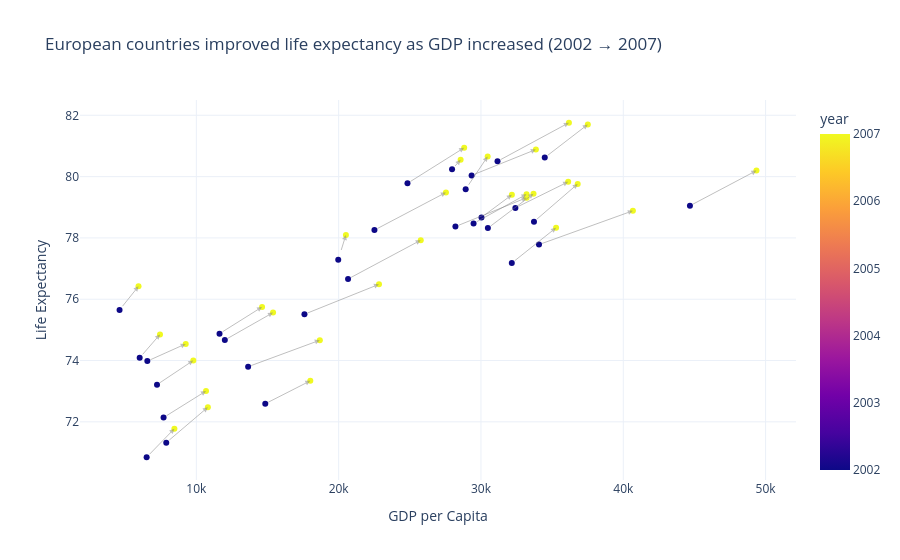

The cell this chart's notebook holds for it:
### Code cell
continent_choice = "Europe"
task1_df = df.loc[
    (df["continent"] == continent_choice) &
    (df["year"].isin([2002, 2007]))
]


fig1 = px.scatter(
    task1_df,
    x="gdpPercap",
    y="lifeExp",
    color="year",
    hover_name="country",
    title="European countries improved life expectancy as GDP increased (2002 → 2007)",
    color_discrete_sequence=["#4C78A8", "#F58518"]
)

for country in task1_df["country"].unique():

    country_df = (
        task1_df.loc[task1_df["country"] == country]
        .sort_values("year")
    )

    if len(country_df) == 2:

        fig1.add_annotation(
            x=country_df.iloc[1]["gdpPercap"],
            y=country_df.iloc[1]["lifeExp"],
            ax=country_df.iloc[0]["gdpPercap"],
            ay=country_df.iloc[0]["lifeExp"],
            xref="x",
            yref="y",
            axref="x",
            ayref="y",
            showarrow=True,
            arrowhead=2,
            arrowwidth=1,
            arrowcolor="gray",
            opacity=0.5
        )

fig1.update_layout(
    template="plotly_white",
    xaxis_title="GDP per Capita",
    yaxis_title="Life Expectancy"
)

fig1.show()

### Figure 1 — Plotly figure (JSON) as saved in the notebook; plotly's stock layout.template omitted (floating-point values rounded to 4 significant figures)
{"data": [{"hovertemplate": "<b>%{hovertext}</b><br><br>gdpPercap=%{x}<br>lifeExp=%{y}<br>year=%{marker.color}<extra></extra>", "hovertext": ["Albania", "Albania", "Austria", "Austria", "Belgium", "Belgium", "Bosnia and Herzegovina", "Bosnia and Herzegovina", "Bulgaria", "Bulgaria", "Croatia", "Croatia", "Czech Republic", "Czech Republic", "Denmark", "Denmark", "Finland", "Finland", "France", "France", "Germany", "Germany", "Greece", "Greece", "Hungary", "Hungary", "Iceland", "Iceland", "Ireland", "Ireland", "Italy", "Italy", "Montenegro", "Montenegro", "Netherlands", "Netherlands", "Norway", "Norway", "Poland", "Poland", "Portugal", "Portugal", "Romania", "Romania", "Serbia", "Serbia", "Slovak Republic", "Slovak Republic", "Slovenia", "Slovenia", "Spain", "Spain", "Sweden", "Sweden", "Switzerland", "Switzerland", "Turkey", "Turkey", "United Kingdom", "United Kingdom"], "legendgroup": "", "marker": {"color": [2002, 2007, 2002, 2007, 2002, 2007, 2002, 2007, 2002, 2007, 2002, 2007, 2002, 2007, 2002, 2007, 2002, 2007, 2002, 2007, 2002, 2007, 2002, 2007, 2002, 2007, 2002, 2007, 2002, 2007, 2002, 2007, 2002, 2007, 2002, 2007, 2002, 2007, 2002, 2007, 2002, 2007, 2002, 2007, 2002, 2007, 2002, 2007, 2002, 2007, 2002, 2007, 2002, 2007, 2002, 2007, 2002, 2007, 2002, 2007], "coloraxis": "coloraxis", "symbol": "circle"}, "mode": "markers", "name": "", "orientation": "v", "showlegend": false, "type": "scatter", "x": [4604.0, 5937.0, 32420.0, 36130.0, 30490.0, 33690.0, 6019.0, 7446.0, 7697.0, 10680.0, 11630.0, 14620.0, 17600.0, 22830.0, 32170.0, 35280.0, 28200.0, 33210.0, 28930.0, 30470.0, 30040.0, 32170.0, 22510.0, 27540.0, 14840.0, 18010.0, 31160.0, 36180.0, 34080.0, 40680.0, 27970.0, 28570.0, 6557.0, 9254.0, 33720.0, 36800.0, 44680.0, 49360.0, 12000.0, 15390.0, 19970.0, 20510.0, 7885.0, 10810.0, 7236.0, 9787.0, 13640.0, 18680.0, 20660.0, 25770.0, 24840.0, 28820.0, 29340.0, 33860.0, 34480.0, 37510.0, 6508.0, 8458.0, 29480.0, 33200.0], "xaxis": "x", "y": [75.65, 76.42, 78.98, 79.83, 78.32, 79.44, 74.09, 74.85, 72.14, 73.0, 74.88, 75.75, 75.51, 76.49, 77.18, 78.33, 78.37, 79.31, 79.59, 80.66, 78.67, 79.41, 78.26, 79.48, 72.59, 73.34, 80.5, 81.76, 77.78, 78.89, 80.24, 80.55, 73.98, 74.54, 78.53, 79.76, 79.05, 80.2, 74.67, 75.56, 77.29, 78.1, 71.32, 72.48, 73.21, 74.0, 73.8, 74.66, 76.66, 77.93, 79.78, 80.94, 80.04, 80.88, 80.62, 81.7, 70.84, 71.78, 78.47, 79.42], "yaxis": "y"}], "layout": {"annotations": [{"arrowcolor": "gray", "arrowhead": 2, "arrowwidth": 1, "ax": 4604.0, "axref": "x", "ay": 75.65, "ayref": "y", "opacity": 0.5, "showarrow": true, "x": 5937.0, "xref": "x", "y": 76.42, "yref": "y"}, {"arrowcolor": "gray", "arrowhead": 2, "arrowwidth": 1, "ax": 32420.0, "axref": "x", "ay": 78.98, "ayref": "y", "opacity": 0.5, "showarrow": true, "x": 36130.0, "xref": "x", "y": 79.83, "yref": "y"}, {"arrowcolor": "gray", "arrowhead": 2, "arrowwidth": 1, "ax": 30490.0, "axref": "x", "ay": 78.32, "ayref": "y", "opacity": 0.5, "showarrow": true, "x": 33690.0, "xref": "x", "y": 79.44, "yref": "y"}, {"arrowcolor": "gray", "arrowhead": 2, "arrowwidth": 1, "ax": 6019.0, "axref": "x", "ay": 74.09, "ayref": "y", "opacity": 0.5, "showarrow": true, "x": 7446.0, "xref": "x", "y": 74.85, "yref": "y"}, {"arrowcolor": "gray", "arrowhead": 2, "arrowwidth": 1, "ax": 7697.0, "axref": "x", "ay": 72.14, "ayref": "y", "opacity": 0.5, "showarrow": true, "x": 10680.0, "xref": "x", "y": 73.0, "yref": "y"}, {"arrowcolor": "gray", "arrowhead": 2, "arrowwidth": 1, "ax": 11630.0, "axref": "x", "ay": 74.88, "ayref": "y", "opacity": 0.5, "showarrow": true, "x": 14620.0, "xref": "x", "y": 75.75, "yref": "y"}, {"arrowcolor": "gray", "arrowhead": 2, "arrowwidth": 1, "ax": 17600.0, "axref": "x", "ay": 75.51, "ayref": "y", "opacity": 0.5, "showarrow": true, "x": 22830.0, "xref": "x", "y": 76.49, "yref": "y"}, {"arrowcolor": "gray", "arrowhead": 2, "arrowwidth": 1, "ax": 32170.0, "axref": "x", "ay": 77.18, "ayref": "y", "opacity": 0.5, "showarrow": true, "x": 35280.0, "xref": "x", "y": 78.33, "yref": "y"}, {"arrowcolor": "gray", "arrowhead": 2, "arrowwidth": 1, "ax": 28200.0, "axref": "x", "ay": 78.37, "ayref": "y", "opacity": 0.5, "showarrow": true, "x": 33210.0, "xref": "x", "y": 79.31, "yref": "y"}, {"arrowcolor": "gray", "arrowhead": 2, "arrowwidth": 1, "ax": 28930.0, "axref": "x", "ay": 79.59, "ayref": "y", "opacity": 0.5, "showarrow": true, "x": 30470.0, "xref": "x", "y": 80.66, "yref": "y"}, {"arrowcolor": "gray", "arrowhead": 2, "arrowwidth": 1, "ax": 30040.0, "axref": "x", "ay": 78.67, "ayref": "y", "opacity": 0.5, "showarrow": true, "x": 32170.0, "xref": "x", "y": 79.41, "yref": "y"}, {"arrowcolor": "gray", "arrowhead": 2, "arrowwidth": 1, "ax": 22510.0, "axref": "x", "ay": 78.26, "ayref": "y", "opacity": 0.5, "showarrow": true, "x": 27540.0, "xref": "x", "y": 79.48, "yref": "y"}, {"arrowcolor": "gray", "arrowhead": 2, "arrowwidth": 1, "ax": 14840.0, "axref": "x", "ay": 72.59, "ayref": "y", "opacity": 0.5, "showarrow": true, "x": 18010.0, "xref": "x", "y": 73.34, "yref": "y"}, {"arrowcolor": "gray", "arrowhead": 2, "arrowwidth": 1, "ax": 31160.0, "axref": "x", "ay": 80.5, "ayref": "y", "opacity": 0.5, "showarrow": true, "x": 36180.0, "xref": "x", "y": 81.76, "yref": "y"}, {"arrowcolor": "gray", "arrowhead": 2, "arrowwidth": 1, "ax": 34080.0, "axref": "x", "ay": 77.78, "ayref": "y", "opacity": 0.5, "showarrow": true, "x": 40680.0, "xref": "x", "y": 78.89, "yref": "y"}, {"arrowcolor": "gray", "arrowhead": 2, "arrowwidth": 1, "ax": 27970.0, "axref": "x", "ay": 80.24, "ayref": "y", "opacity": 0.5, "showarrow": true, "x": 28570.0, "xref": "x", "y": 80.55, "yref": "y"}, {"arrowcolor": "gray", "arrowhead": 2, "arrowwidth": 1, "ax": 6557.0, "axref": "x", "ay": 73.98, "ayref": "y", "opacity": 0.5, "showarrow": true, "x": 9254.0, "xref": "x", "y": 74.54, "yref": "y"}, {"arrowcolor": "gray", "arrowhead": 2, "arrowwidth": 1, "ax": 33720.0, "axref": "x", "ay": 78.53, "ayref": "y", "opacity": 0.5, "showarrow": true, "x": 36800.0, "xref": "x", "y": 79.76, "yref": "y"}, {"arrowcolor": "gray", "arrowhead": 2, "arrowwidth": 1, "ax": 44680.0, "axref": "x", "ay": 79.05, "ayref": "y", "opacity": 0.5, "showarrow": true, "x": 49360.0, "xref": "x", "y": 80.2, "yref": "y"}, {"arrowcolor": "gray", "arrowhead": 2, "arrowwidth": 1, "ax": 12000.0, "axref": "x", "ay": 74.67, "ayref": "y", "opacity": 0.5, "showarrow": true, "x": 15390.0, "xref": "x", "y": 75.56, "yref": "y"}, {"arrowcolor": "gray", "arrowhead": 2, "arrowwidth": 1, "ax": 19970.0, "axref": "x", "ay": 77.29, "ayref": "y", "opacity": 0.5, "showarrow": true, "x": 20510.0, "xref": "x", "y": 78.1, "yref": "y"}, {"arrowcolor": "gray", "arrowhead": 2, "arrowwidth": 1, "ax": 7885.0, "axref": "x", "ay": 71.32, "ayref": "y", "opacity": 0.5, "showarrow": true, "x": 10810.0, "xref": "x", "y": 72.48, "yref": "y"}, {"arrowcolor": "gray", "arrowhead": 2, "arrowwidth": 1, "ax": 7236.0, "axref": "x", "ay": 73.21, "ayref": "y", "opacity": 0.5, "showarrow": true, "x": 9787.0, "xref": "x", "y": 74.0, "yref": "y"}, {"arrowcolor": "gray", "arrowhead": 2, "arrowwidth": 1, "ax": 13640.0, "axref": "x", "ay": 73.8, "ayref": "y", "opacity": 0.5, "showarrow": true, "x": 18680.0, "xref": "x", "y": 74.66, "yref": "y"}, {"arrowcolor": "gray", "arrowhead": 2, "arrowwidth": 1, "ax": 20660.0, "axref": "x", "ay": 76.66, "ayref": "y", "opacity": 0.5, "showarrow": true, "x": 25770.0, "xref": "x", "y": 77.93, "yref": "y"}, {"arrowcolor": "gray", "arrowhead": 2, "arrowwidth": 1, "ax": 24840.0, "axref": "x", "ay": 79.78, "ayref": "y", "opacity": 0.5, "showarrow": true, "x": 28820.0, "xref": "x", "y": 80.94, "yref": "y"}, {"arrowcolor": "gray", "arrowhead": 2, "arrowwidth": 1, "ax": 29340.0, "axref": "x", "ay": 80.04, "ayref": "y", "opacity": 0.5, "showarrow": true, "x": 33860.0, "xref": "x", "y": 80.88, "yref": "y"}, {"arrowcolor": "gray", "arrowhead": 2, "arrowwidth": 1, "ax": 34480.0, "axref": "x", "ay": 80.62, "ayref": "y", "opacity": 0.5, "showarrow": true, "x": 37510.0, "xref": "x", "y": 81.7, "yref": "y"}, {"arrowcolor": "gray", "arrowhead": 2, "arrowwidth": 1, "ax": 6508.0, "axref": "x", "ay": 70.84, "ayref": "y", "opacity": 0.5, "showarrow": true, "x": 8458.0, "xref": "x", "y": 71.78, "yref": "y"}, {"arrowcolor": "gray", "arrowhead": 2, "arrowwidth": 1, "ax": 29480.0, "axref": "x", "ay": 78.47, "ayref": "y", "opacity": 0.5, "showarrow": true, "x": 33200.0, "xref": "x", "y": 79.42, "yref": "y"}], "coloraxis": {"colorbar": {"title": {"text": "year"}}, "colorscale": [[0, "#0d0887"], [0.1111, "#46039f"], [0.2222, "#7201a8"], [0.3333, "#9c179e"], [0.4444, "#bd3786"], [0.5556, "#d8576b"], [0.6667, "#ed7953"], [0.7778, "#fb9f3a"], [0.8889, "#fdca26"], [1, "#f0f921"]]}, "legend": {"tracegroupgap": 0}, "title": {"text": "European countries improved life expectancy as GDP increased (2002 → 2007)"}, "xaxis": {"anchor": "y", "domain": [0, 1], "title": {"text": "GDP per Capita"}}, "yaxis": {"anchor": "x", "domain": [0, 1], "title": {"text": "Life Expectancy"}}}}
